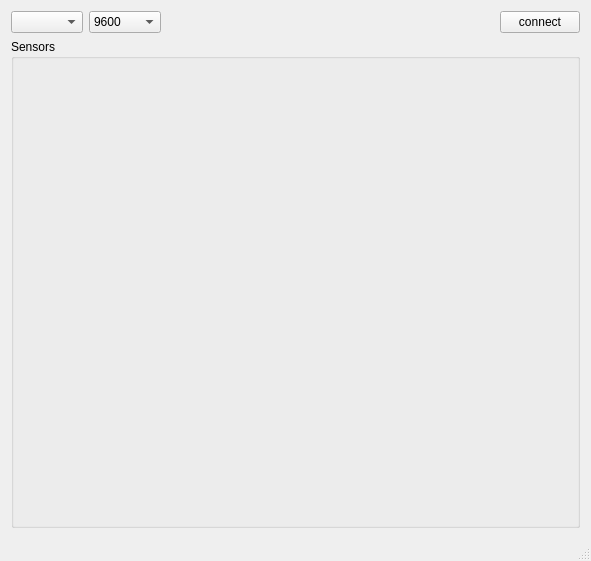
<?xml version="1.0" encoding="UTF-8"?>
<ui version="4.0">
 <class>MainWindow</class>
 <widget class="QMainWindow" name="MainWindow">
  <property name="geometry">
   <rect>
    <x>0</x>
    <y>0</y>
    <width>591</width>
    <height>561</height>
   </rect>
  </property>
  <property name="windowTitle">
   <string>TDP4 Distance Sensors</string>
  </property>
  <widget class="QWidget" name="centralWidget">
   <layout class="QVBoxLayout" name="verticalLayout">
    <item>
     <layout class="QHBoxLayout" name="horizontalLayout">
      <item>
       <widget class="QComboBox" name="COMPorts"/>
      </item>
      <item>
       <widget class="QComboBox" name="BAUDRates">
        <item>
         <property name="text">
          <string>9600</string>
         </property>
        </item>
        <item>
         <property name="text">
          <string>115200</string>
         </property>
        </item>
       </widget>
      </item>
      <item>
       <spacer name="horizontalSpacer">
        <property name="orientation">
         <enum>Qt::Horizontal</enum>
        </property>
        <property name="sizeHint" stdset="0">
         <size>
          <width>40</width>
          <height>20</height>
         </size>
        </property>
       </spacer>
      </item>
      <item>
       <widget class="QPushButton" name="connectButton">
        <property name="text">
         <string>connect</string>
        </property>
       </widget>
      </item>
     </layout>
    </item>
    <item>
     <widget class="QGroupBox" name="sensorBox">
      <property name="sizePolicy">
       <sizepolicy hsizetype="Preferred" vsizetype="Expanding">
        <horstretch>0</horstretch>
        <verstretch>0</verstretch>
       </sizepolicy>
      </property>
      <property name="title">
       <string>Sensors</string>
      </property>
     </widget>
    </item>
   </layout>
  </widget>
  <widget class="QMenuBar" name="menuBar">
   <property name="geometry">
    <rect>
     <x>0</x>
     <y>0</y>
     <width>591</width>
     <height>22</height>
    </rect>
   </property>
  </widget>
  <widget class="QStatusBar" name="statusBar"/>
 </widget>
 <layoutdefault spacing="6" margin="11"/>
 <resources/>
 <connections/>
</ui>
